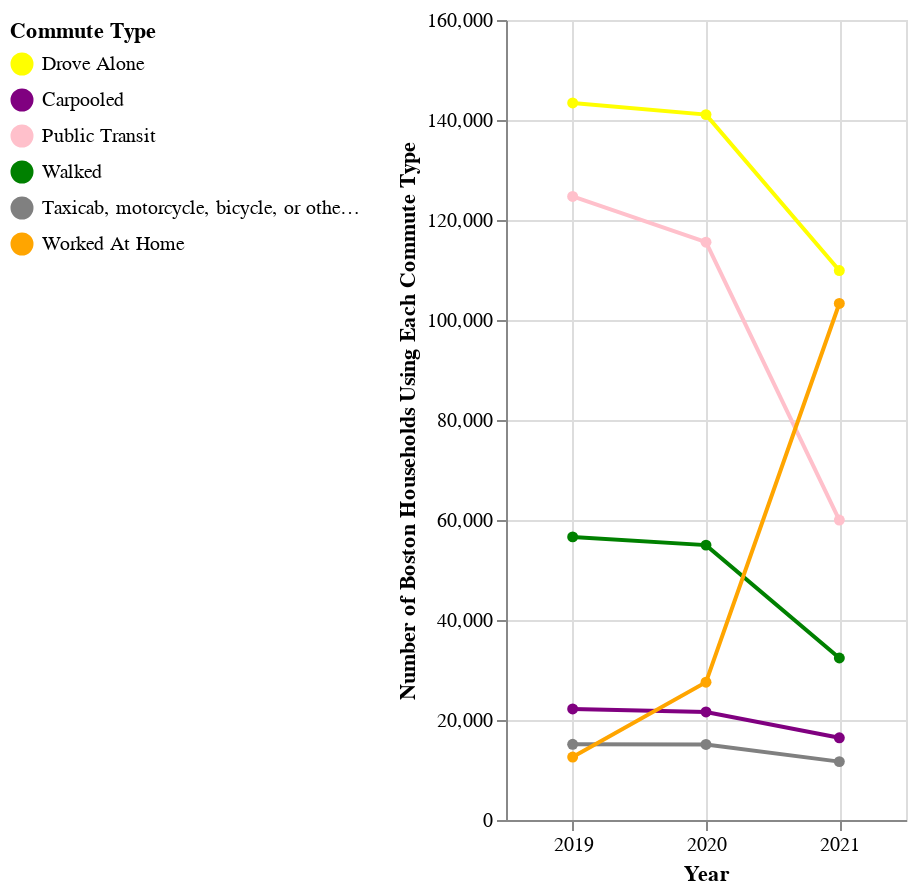

Write notebook code for a chart like this one.
### Code cell
# Create a selection tool to brush and link two charts
brush = alt.selection_interval(encodings=['x'])

# Extract a list of all the commute types in the data 
domain = list(commute_data['Group'].unique())

# Create the multi-series line chart illustrating fluctuations in commute type popularities throughout 2019, 2020, and 2021
commutes = alt.Chart(commute_data).mark_line(point=True).encode(
        x=alt.X('Year:N', axis=alt.Axis(labelAngle=-0, grid=True)),
        y=alt.Y('Commute Means:Q', axis=alt.Axis(title='Number of Boston Households Using Each Commute Type')),
        color=alt.Color('Group:N', scale=alt.Scale(
            domain=domain, range=colors), legend = alt.Legend(title='Commute Type', orient='left'))).properties(
    width=200, 
    height=400
).add_selection(
    brush)


# Visualize this chart
commutes

### Figure 1 — Vega-Lite specification as saved in the notebook (floating-point values rounded to 4 significant figures)
{"config": {"view": {"continuousWidth": 400, "continuousHeight": 300}}, "data": {"name": "data-8e0278cfb2870481e40af1f8bdb5fdcb"}, "mark": {"type": "line", "point": true}, "encoding": {"color": {"field": "Group", "legend": {"orient": "left", "title": "Commute Type"}, "scale": {"domain": ["Drove Alone", "Carpooled", "Public Transit", "Walked", "Taxicab, motorcycle, bicycle, or other means", "Worked At Home"], "range": ["yellow", "purple", "pink", "green", "gray", "orange"]}, "type": "nominal"}, "x": {"axis": {"grid": true, "labelAngle": 0}, "field": "Year", "type": "nominal"}, "y": {"axis": {"title": "Number of Boston Households Using Each Commute Type"}, "field": "Commute Means", "type": "quantitative"}}, "height": 400, "selection": {"selector003": {"type": "interval", "encodings": ["x"]}}, "width": 200, "$schema": "https://vega.github.io/schema/vega-lite/v4.17.0.json", "datasets": {"data-8e0278cfb2870481e40af1f8bdb5fdcb": [{"Group": "Drove Alone", "Year": 2021, "Commute Means": 109898, "Geography": null, "ID Geography": null, "Slug Geography": null, "share": null}, {"Group": "Carpooled", "Year": 2021, "Commute Means": 16435, "Geography": null, "ID Geography": null, "Slug Geography": null, "share": null}, {"Group": "Public Transit", "Year": 2021, "Commute Means": 59998, "Geography": null, "ID Geography": null, "Slug Geography": null, "share": null}, {"Group": "Walked", "Year": 2021, "Commute Means": 32400, "Geography": null, "ID Geography": null, "Slug Geography": null, "share": null}, {"Group": "Taxicab, motorcycle, bicycle, or other means", "Year": 2021, "Commute Means": 11678, "Geography": null, "ID Geography": null, "Slug Geography": null, "share": null}, {"Group": "Worked At Home", "Year": 2021, "Commute Means": 103301, "Geography": null, "ID Geography": null, "Slug Geography": null, "share": null}, {"Group": "Drove Alone", "Year": 2020, "Commute Means": 141079, "Geography": "Boston, MA", "ID Geography": "16000US2507000", "Slug Geography": "boston-ma", "share": 0.3753}, {"Group": "Carpooled", "Year": 2020, "Commute Means": 21609, "Geography": "Boston, MA", "ID Geography": "16000US2507000", "Slug Geography": "boston-ma", "share": 0.05748}, {"Group": "Public Transit", "Year": 2020, "Commute Means": 115561, "Geography": "Boston, MA", "ID Geography": "16000US2507000", "Slug Geography": "boston-ma", "share": 0.3074}, {"Group": "Walked", "Year": 2020, "Commute Means": 54979, "Geography": "Boston, MA", "ID Geography": "16000US2507000", "Slug Geography": "boston-ma", "share": 0.1463}, {"Group": "Worked At Home", "Year": 2020, "Commute Means": 27564, "Geography": "Boston, MA", "ID Geography": "16000US2507000", "Slug Geography": "boston-ma", "share": 0.07333}, {"Group": "Taxicab, motorcycle, bicycle, or other means", "Year": 2020, "Commute Means": 15120, "Geography": "Boston, MA", "ID Geography": "16000US2507000", "Slug Geography": "boston-ma", "share": 0.04022}, {"Group": "Drove Alone", "Year": 2019, "Commute Means": 143405, "Geography": "Boston, MA", "ID Geography": "16000US2507000", "Slug Geography": "boston-ma", "share": 0.3827}, {"Group": "Carpooled", "Year": 2019, "Commute Means": 22209, "Geography": "Boston, MA", "ID Geography": "16000US2507000", "Slug Geography": "boston-ma", "share": 0.05928}, {"Group": "Public Transit", "Year": 2019, "Commute Means": 124713, "Geography": "Boston, MA", "ID Geography": "16000US2507000", "Slug Geography": "boston-ma", "share": 0.3329}, {"Group": "Walked", "Year": 2019, "Commute Means": 56622, "Geography": "Boston, MA", "ID Geography": "16000US2507000", "Slug Geography": "boston-ma", "share": 0.1511}, {"Group": "Worked At Home", "Year": 2019, "Commute Means": 12591, "Geography": "Boston, MA", "ID Geography": "16000US2507000", "Slug Geography": "boston-ma", "share": 0.03361}, {"Group": "Taxicab, motorcycle, bicycle, or other means", "Year": 2019, "Commute Means": 15131, "Geography": "Boston, MA", "ID Geography": "16000US2507000", "Slug Geography": "boston-ma", "share": 0.04038}]}}
